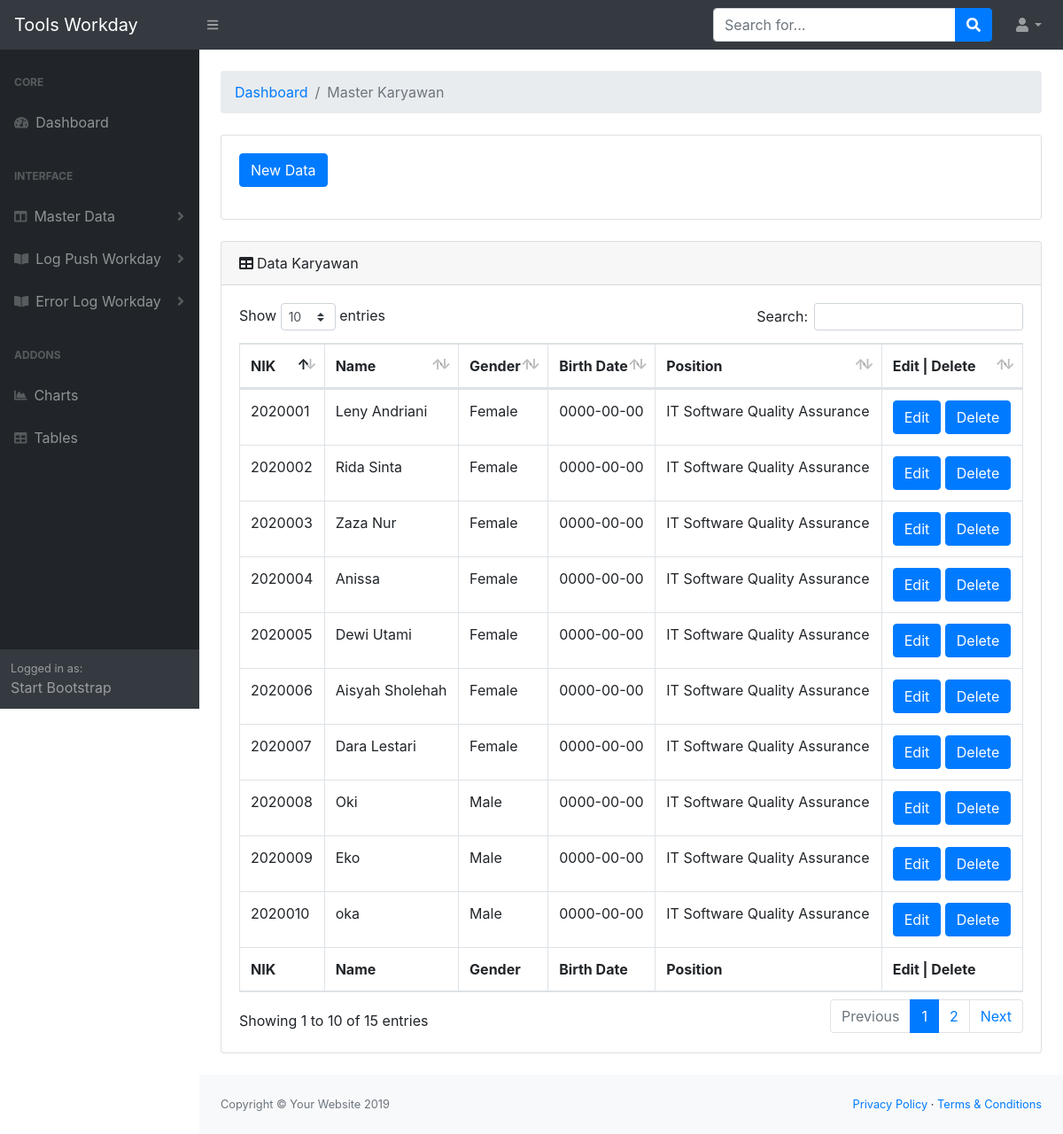
The app's page /index.php/karyawan with its own data.
### tables this page shows
CREATE TABLE `karyawan` (
  `nik` varchar(10) NOT NULL,
  `name` varchar(100) DEFAULT NULL,
  `id_client` varchar(5) NOT NULL,
  `position` varchar(30) DEFAULT NULL,
  `birth_date` date DEFAULT NULL,
  `birth_place` varchar(20) DEFAULT NULL,
  `gender` varchar(10) DEFAULT NULL,
  `blood_type` varchar(2) DEFAULT NULL,
  `marital_status` varchar(10) DEFAULT NULL,
  `religion` varchar(10) DEFAULT NULL,
  `citizenship` varchar(20) DEFAULT NULL,
  `phone` varchar(20) DEFAULT NULL,
  `email` varchar(50) DEFAULT NULL,
  `id_type` varchar(10) DEFAULT NULL,
  `id_number` varchar(50) DEFAULT NULL,
  `card_expired` varchar(20) DEFAULT NULL,
  `street` varchar(150) DEFAULT NULL,
  `city` varchar(20) DEFAULT NULL,
  `country` varchar(20) DEFAULT NULL,
  `state` varchar(20) DEFAULT NULL,
  `original_street` varchar(150) DEFAULT NULL,
  `original_city` varchar(20) DEFAULT NULL,
  `npwp` varchar(50) DEFAULT NULL,
  `ptkp_code` varchar(10) DEFAULT NULL,
  `ptkp_name` varchar(30) DEFAULT NULL,
  `name_of_bank` varchar(20) DEFAULT NULL,
  `bank_account` varchar(20) DEFAULT NULL,
  `salary` varchar(10) DEFAULT NULL,
  `allowance` varchar(20) DEFAULT NULL,
  `overtime_allowance` varchar(20) DEFAULT NULL,
  `education_level` varchar(5) DEFAULT NULL,
  `education_major` varchar(30) DEFAULT NULL,
  `institution_name` varchar(30) DEFAULT NULL,
  `graduation_year` year(4) DEFAULT NULL,
  `join_date` date DEFAULT NULL,
  `contract_of_period` int(5) DEFAULT NULL,
  `end_date` date DEFAULT NULL,
  `billing_rate` varchar(10) DEFAULT NULL,
  `employee_status` varchar(20) DEFAULT NULL,
  `inactived_date` date DEFAULT NULL,
  `inactive_reason` varchar(50) DEFAULT NULL,
  PRIMARY KEY (`nik`,`id_client`)
);

### application/controllers/karyawan.php (called while the page is built, shortened)
<?php
class Karyawan extends CI_Controller{
    public function __construct() {
        $this->load->helper('url');
        $this->load->model('karyawan_m');
    }
    public function index(){
        $data['get_all']        = $this->karyawan_m->get_all();
        $data['title']			= "Data Karyawan";
        $data['title_page']		= "Master Karyawan";
        $data['page_content'] 	= "karyawan_v";
        $this->load->view('utama_v',$data);
    }
}
?>

### index.php (called while the page is built, shortened)
<?php
require_once BASEPATH.'core/CodeIgniter.php';

### application/models/karyawan_m.php (called while the page is built, shortened)
<?php
class Karyawan_m extends CI_Model{
    function get_all(){
        return $this->db->get("karyawan");
    }
}
?>

### application/views/karyawan_v.php (the view)
<div class="container-fluid">
                        <br>
                        <ol class="breadcrumb mb-4">
                            <li class="breadcrumb-item"><a href="index.html">Dashboard</a></li>
                            <li class="breadcrumb-item active"><?php echo $title_page?></li>
                        </ol>
                        <div class="card mb-4">
                            <div class="card-body">
								<form>
								  <div class="form-group row">
									<div class="col-sm-10">
									  <button type="submit" class="btn btn-primary">New Data</button>
									</div>
								  </div>
								</form>
							</div>
                        </div>
                        <div class="card mb-4">
                            <div class="card-header"><i class="fas fa-table mr-1"></i>Data Karyawan</div>
                            <div class="card-body">
                                <div class="table-responsive">
                                    <table class="table table-bordered" id="dataTable" width="100%" cellspacing="0">
                                        <thead>
                                            <tr>
                                                <th>NIK</th>
                                                <th>Name</th>
                                                <th>Gender</th>
                                                <th>Birth Date</th>
                                                <th>Position</th>
                                                <th>Edit | Delete</th>
                                            </tr>
                                        </thead>
                                        <tfoot>
                                            <tr>
                                                <th>NIK</th>
                                                <th>Name</th>
                                                <th>Gender</th>
                                                <th>Birth Date</th>
                                                <th>Position</th>
                                                <th>Edit | Delete</th>
                                            </tr>
                                        </tfoot>
                                        <tbody>
                                        <?php
                                            foreach ($get_all->result() as $row) {
                                                echo "<tr>
                                                        <td>$row->nik</td>
                                                        <td>$row->name</td>
                                                        <td>$row->gender</td>
                                                        <td>$row->birth_date</td>
                                                        <td>$row->position</td>
                                                        <td>
                                                            <button type='submit' class='btn btn-primary'>Edit</button>
                                                            <button type='submit' class='btn btn-primary'>Delete</button>
                                                        </td>
                                                    </tr>";
                                            }
                                        ?>
                                        </tbody>
                                    </table>
                                </div>
                            </div>
                        </div>
                    </div>

### application/views/utama_v.php (shortened to what this page needs)
<!DOCTYPE html>
<html lang="en">
    <head>
        <link href="<?php echo base_url()?>assets/css/styles.css" rel="stylesheet" />
        <link href="<?php echo base_url()?>assets/css/dataTables.bootstrap4.min.css" rel="stylesheet" />
    </head>
    <body class="sb-nav-fixed">
        <nav class="sb-topnav navbar navbar-expand navbar-dark bg-dark">
            <a class="navbar-brand" href="">Tools Workday</a><button class="btn btn-link btn-sm order-1 order-lg-0" id="sidebarToggle" href="#"><i class="fas fa-bars"></i></button
            >
            <form class="d-none d-md-inline-block form-inline ml-auto mr-0 mr-md-3 my-2 my-md-0">
                <div class="input-group">
                    <input class="form-control" type="text" placeholder="Search for..." aria-label="Search" aria-describedby="basic-addon2" />
                    <div class="input-group-append">
                        <button class="btn btn-primary" type="button"><i class="fas fa-search"></i></button>
                    </div>
                </div>
            </form>
            <ul class="navbar-nav ml-auto ml-md-0">
                <li class="nav-item dropdown">
                    <a class="nav-link dropdown-toggle" id="userDropdown" href="#" role="button" data-toggle="dropdown" aria-haspopup="true" aria-expanded="false"><i class="fas fa-user fa-fw"></i></a>
                </li>
            </ul>
        </nav>
        <div id="layoutSidenav">
            <div id="layoutSidenav_nav">
                <?php
					$this->load->view("menu_v");
				?>
            </div>
            <div id="layoutSidenav_content">
                <main>
                    <?php
					$this->load->view($page_content);
					?>
                </main>
                <footer class="py-4 bg-light mt-auto">
                    <div class="container-fluid">
                        <div class="d-flex align-items-center justify-content-between small">
                            <div class="text-muted">Copyright &copy; Your Website 2019</div>
                            <div>
                                <a href="#">Privacy Policy</a>
                                &middot;
                                <a href="#">Terms &amp; Conditions</a>
                            </div>
                        </div>
                    </div>
                </footer>
            </div>
        </div>
    </body>
</html>

### application/views/menu_v.php (shortened to what this page needs)
<nav class="sb-sidenav accordion sb-sidenav-dark" id="sidenavAccordion">
                    <div class="sb-sidenav-menu">
                        <div class="nav">
                            <div class="sb-sidenav-menu-heading">Core</div>
                            <a class="nav-link" href="index.html"
                                ><div class="sb-nav-link-icon"><i class="fas fa-tachometer-alt"></i></div>
                                Dashboard</a
                            >
                            <div class="sb-sidenav-menu-heading">Interface</div>
                            <a class="nav-link collapsed" href="#" data-toggle="collapse" data-target="#collapseLayouts" aria-expanded="false" aria-controls="collapseLayouts"
                                ><div class="sb-nav-link-icon"><i class="fas fa-columns"></i></div>
                                Master Data
                                <div class="sb-sidenav-collapse-arrow"><i class="fas fa-angle-down"></i></div
                            ></a>
                            <a class="nav-link collapsed" href="#" data-toggle="collapse" data-target="#collapseLayouts2" aria-expanded="false" aria-controls="collapseLayouts2"
                                ><div class="sb-nav-link-icon"><i class="fas fa-book-open"></i></div>
                                Log Push Workday
                                <div class="sb-sidenav-collapse-arrow"><i class="fas fa-angle-down"></i></div
                            ></a>
                            <a class="nav-link collapsed" href="#" data-toggle="collapse" data-target="#collapsePages" aria-expanded="false" aria-controls="collapsePages"
                                ><div class="sb-nav-link-icon"><i class="fas fa-book-open"></i></div>
                                Error Log Workday
                                <div class="sb-sidenav-collapse-arrow"><i class="fas fa-angle-down"></i></div
                            ></a>
                            <div class="sb-sidenav-menu-heading">Addons</div>
                            <a class="nav-link" href="charts.html"
                                ><div class="sb-nav-link-icon"><i class="fas fa-chart-area"></i></div>
                                Charts</a
                            ><a class="nav-link" href="tables.html"
                                ><div class="sb-nav-link-icon"><i class="fas fa-table"></i></div>
                                Tables</a
                            >
                        </div>
                    </div>
                    <div class="sb-sidenav-footer">
                        <div class="small">Logged in as:</div>
                        Start Bootstrap
                    </div>
                </nav>

### records on screen
karyawan: nik "2020001", name "Leny Andriani", gender "Female", birth_date "0000-00-00", position "IT Software Quality Assurance"
karyawan: nik "2020002", name "Rida Sinta", gender "Female", birth_date "0000-00-00", position "IT Software Quality Assurance"
karyawan: nik "2020003", name "Zaza Nur", gender "Female", birth_date "0000-00-00", position "IT Software Quality Assurance"
karyawan: nik "2020004", name "Anissa", gender "Female", birth_date "0000-00-00", position "IT Software Quality Assurance"
karyawan: nik "2020005", name "Dewi Utami", gender "Female", birth_date "0000-00-00", position "IT Software Quality Assurance"
karyawan: nik "2020006", name "Aisyah Sholehah", gender "Female", birth_date "0000-00-00", position "IT Software Quality Assurance"
karyawan: nik "2020007", name "Dara Lestari", gender "Female", birth_date "0000-00-00", position "IT Software Quality Assurance"
karyawan: nik "2020008", name "Oki", gender "Male", birth_date "0000-00-00", position "IT Software Quality Assurance"
karyawan: nik "2020009", name "Eko", gender "Male", birth_date "0000-00-00", position "IT Software Quality Assurance"
karyawan: nik "2020010", name "oka", gender "Male", birth_date "0000-00-00", position "IT Software Quality Assurance"

### other values on screen
$title_page "Master Karyawan"
